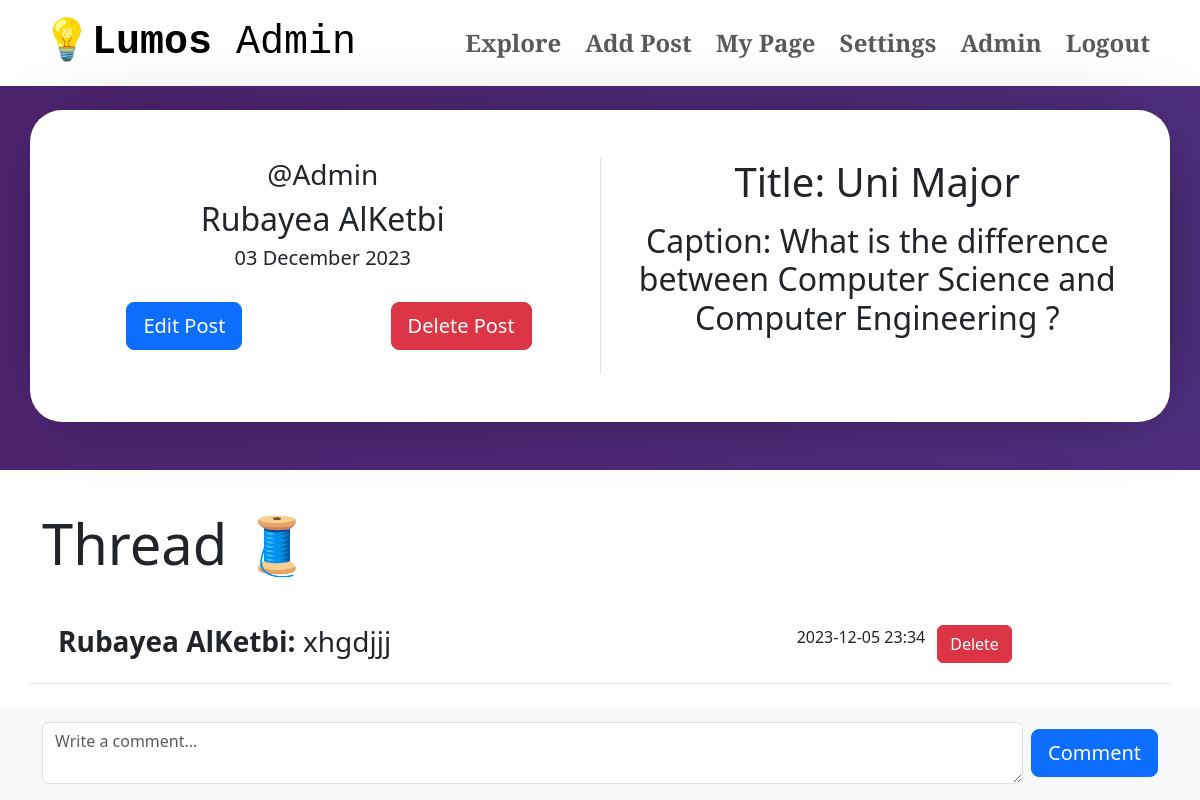
/post/3 (signed in), run on the app's committed database.
### app/models.py (models this page shows, shortened)
class User(db.Model, UserMixin):
    id = db.Column(db.Integer, primary_key=True)
    name = db.Column(db.String(100), nullable=False)
    email = db.Column(db.String(100), unique=True, nullable=False)
    passwordHashed = db.Column(db.String(100), nullable=False)
    username = db.Column(db.String(20), unique=True, nullable=False)
    biography = db.Column(db.Text, nullable=True)
    avatar = db.Column(db.String(), nullable=True)
    posts = db.relationship('Post', backref='user', lazy=True)
    @property
    def password(self):
        raise AttributeError('password: write-only field , not readable')

class Post(db.Model):
    id = db.Column(db.Integer, primary_key=True)
    title = db.Column(db.String(100), nullable=False)
    caption = db.Column(db.Text, nullable=False)
    publish_date = db.Column(db.DateTime, default=datetime.utcnow())
    author_id = db.Column(db.Integer, db.ForeignKey('user.id'), nullable=False)
    tags = db.relationship('Tag', secondary='post_tag', backref=db.backref('posts', lazy='dynamic'))

class Comment(db.Model):
    id = db.Column(db.Integer, primary_key=True)
    text = db.Column(db.Text, nullable=False)
    publish_date = db.Column(db.DateTime, default=datetime.utcnow())
    author_id = db.Column(db.Integer, db.ForeignKey('user.id'), nullable=False)
    post_id = db.Column(db.Integer, db.ForeignKey('post.id'), nullable=False)

### app/views.py (the view, shortened to what this page needs)
@app.route('/post/<int:post_id>', methods=['GET', 'POST'])
@login_required
def post(post_id):
    post = Post.query.get_or_404(post_id)
    post_author = User.query.filter_by(id=post.author_id).first()
    comments = Comment.query.filter_by(post_id=post_id).all()
    comment_form = CommentForm()
    delete_post_form = DeletePostForm()
    delete_comment_form = DeleteCommentForm()
    updatePost = UpdatePostForm()
    userCache = {user.id: user.name for user in User.query.all()}
    current_user_id = current_user.id
    comments_with_authors = db.session.query(Comment, User.name).join(
        User, User.id == Comment.author_id).filter(Comment.post_id == post_id).all()
    return render_template(
        "post_page.html",
        post=post,
        comments=comments,
        comment_form=comment_form,
        userCache=userCache,
        post_author=post_author,
        current_user_id=current_user_id,
        comments_with_authors=comments_with_authors,
        delete_post_form=delete_post_form,
        delete_comment_form=delete_comment_form,
        updatePost=updatePost
    )

### app/forms.py
class CommentForm(FlaskForm):
    text = StringField('Your Comment', validators=[
                       DataRequired()], widget=TextArea())
    commentButton = SubmitField('Comment')

class DeletePostForm(FlaskForm):
    delete = SubmitField('Delete')

### app/views.py (called while the page is built)
@login_manager.user_loader
def load_user(id):
    return User.query.get(int(id))

### app/templates/post_page.html (shortened to what this page needs)
{% extends "home.html" %}
{% block content %}
<div class = "container-fluid movingGrade py-4 border-black">
    <div class="container mb-4 normalContainer">
        <div class="row p-3 ">
            <div class="col-md text-center border-end">
                <h3>@{{ post_author.username }}</h3>
                <h2>{{ post_author.name }}</h2>
                <h5>{{ post.publish_date.strftime('%d %B %Y') }}</h5>
                {% if current_user_id == post.author_id or current_user_id == 1%}
                <div class="row d-flex justify-content-center py-4">
                    <div class= "col-6">
                        <button type="button" class="btn btn-primary btn-lg" data-bs-toggle="modal" data-bs-target="#updatePost">
                            Edit Post
                        </button>
                    </div>
                    <div class= "col-6">
                        <button type="button" class="btn btn-danger btn-lg" data-bs-toggle="modal" data-bs-target="#deletePost">
                            Delete Post
                        </button>
                    </div>
                </div>
                {% endif %}
            </div>
            <div class="col-md text-center">
                <div class="row">
                    <div class="col-12 pb-2">
                        <h1 class="mb-3">Title: {{ post.title }}</h1>
                        <h2 class="mb-3 fw-light">Caption: {{ post.caption }}</h2>
                    </div>
                </div>
            </div>
        </div>
    </div>
</div>
<div class="container-fluid py-4 my-3">
    {%if comments%}
    <div class="container mb-4 ">
        <div class="row">
            <div class="col-12">
                <h1 class="display-4 pr-1">Thread 🧵 </h1>
            </div>
        </div>
    </div>
    <div class="container mb-4">
        <div class="row">
            <div class="col-12">
                {% for comment, author_name in comments_with_authors or current_user_id == 1 %}
                <div class="row p-3 border-bottom" id="comment-{{ comment.id }}">
                    <div class="col-8">
                        <h3><strong>{{ author_name }}:</strong> {{ comment.text }}</h3>
                    </div>
                    <div class="col-4 d-flex gap-1 align-item-middle">
                        <p>{{ comment.publish_date.strftime('%Y-%m-%d %H:%M') }}</p>
                        {% if current_user_id == comment.author_id  %}
                        <form action="{{ url_for('delete_comment', comment_id=comment.id) }}" method="post" class="mx-2">
                            <button type="submit" name="delete" class="btn btn-danger">Delete</button>
                        </form>
                        {% endif %}
                    </div>
                </div>
                {% endfor %}
            </div>
        </div>
    </div>
    {%endif%}
</div>
    <div class="fixed-bottom p-3 bg-light">
        <div class="container">
            <form id="comment_Form" method="post" class="row g-2 align-items-center">
                <div class="col">
                    {{ comment_form.text(class_="form-control", id="comment_Text", placeholder="Write a comment...", required=True) }}
                </div>
                <div class="col-auto">
                    {{ comment_form.commentButton(id="commentSubmitButton", class_="btn btn-primary btn-lg") }}
                </div>
            </form>
        </div>
    </div>
{% endblock content%}

### app/static/CSS/style.css (style rules this page uses)
:root { --black: #020100ff; --lapis-lazuli: #235789ff; --school-bus-yellow: #f1d302ff; --fire-engine-red: #c1292eff; --baby-powder: #fdfffcff; }
.normalContainer { display: inline-flexbox; justify-content: center; align-items: center; margin: auto; padding: 2rem; border-radius: 2rem; background-color: white; max-width: 100%; max-height: 60%; -webkit-box-shadow: 9px 2px 83px -36px rgba(0,0,0,0.73); -moz-box-shadow: 9px 2px 83px -36px rgba(0,0,0,0.73); box-shadow: 9px 2px 83px -36px rgba(0,0,0,0.73); }
.movingGrade { display: flex; justify-content: center; align-items: center; width: 100%; height: 100%; background-image: linear-gradient( 90.6deg, rgba(77,34,109,1) -1%, rgba(90,142,253,1) 153.1% ); background-size: 600% 600%; animation: animateBackground 10s infinite linear; }

### data on the page
User: username "Admin", name "Rubayea AlKetbi"
Post: publish_date "03 December 2023", title "Uni Major", caption "What is the difference between Computer Science and Computer Engineering ?"
Comment: name "Rubayea AlKetbi", text "xhgdjjj", publish_date "2023-12-05 23:34"
